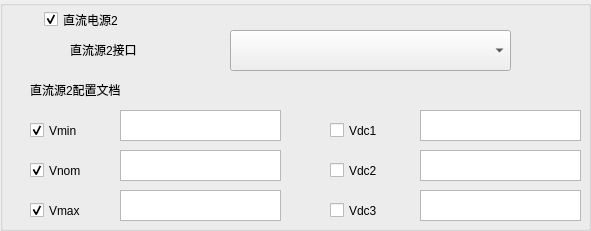
   <widget class="QGroupBox" name="groupBox_8">
    <property name="geometry">
     <rect>
      <x>590</x>
      <y>100</y>
      <width>591</width>
      <height>231</height>
     </rect>
    </property>
    <property name="title">
     <string/>
    </property>
    <widget class="QComboBox" name="comboBox_S1_DC2_PORT">
     <property name="geometry">
      <rect>
       <x>230</x>
       <y>30</y>
       <width>281</width>
       <height>41</height>
      </rect>
     </property>
    </widget>
    <widget class="QLabel" name="label_37">
     <property name="geometry">
      <rect>
       <x>30</x>
       <y>80</y>
       <width>141</width>
       <height>20</height>
      </rect>
     </property>
     <property name="text">
      <string>直流源2配置文档</string>
     </property>
    </widget>
    <widget class="QTextEdit" name="textEdit_S1_DC2_Vmin">
     <property name="geometry">
      <rect>
       <x>120</x>
       <y>110</y>
       <width>161</width>
       <height>31</height>
      </rect>
     </property>
     <property name="html">
      <string>&lt;!DOCTYPE HTML PUBLIC &quot;-//W3C//DTD HTML 4.0//EN&quot; &quot;http://www.w3.org/TR/REC-html40/strict.dtd&quot;&gt;
&lt;html&gt;&lt;head&gt;&lt;meta name=&quot;qrichtext&quot; content=&quot;1&quot; /&gt;&lt;style type=&quot;text/css&quot;&gt;
p, li { white-space: pre-wrap; }
&lt;/style&gt;&lt;/head&gt;&lt;body style=&quot; font-family:'宋体'; font-size:10pt; font-weight:400; font-style:normal;&quot;&gt;
&lt;p style=&quot;-qt-paragraph-type:empty; margin-top:0px; margin-bottom:0px; margin-left:0px; margin-right:0px; -qt-block-indent:0; text-indent:0px; font-family:'SimSun'; font-size:9pt;&quot;&gt;&lt;br /&gt;&lt;/p&gt;&lt;/body&gt;&lt;/html&gt;</string>
     </property>
    </widget>
    <widget class="QLabel" name="label_38">
     <property name="geometry">
      <rect>
       <x>70</x>
       <y>40</y>
       <width>111</width>
       <height>20</height>
      </rect>
     </property>
     <property name="text">
      <string>直流源2接口</string>
     </property>
    </widget>
    <widget class="QCheckBox" name="checkBox_S1_DC2">
     <property name="geometry">
      <rect>
       <x>44</x>
       <y>4</y>
       <width>111</width>
       <height>31</height>
      </rect>
     </property>
     <property name="text">
      <string>直流电源2</string>
     </property>
     <property name="checked">
      <bool>true</bool>
     </property>
    </widget>
    <widget class="QCheckBox" name="checkBox_S1_DC2_Vmin">
     <property name="geometry">
      <rect>
       <x>30</x>
       <y>120</y>
       <width>71</width>
       <height>21</height>
      </rect>
     </property>
     <property name="text">
      <string>Vmin</string>
     </property>
     <property name="checked">
      <bool>true</bool>
     </property>
    </widget>
    <widget class="QCheckBox" name="checkBox_S1_DC2_Vnom">
     <property name="geometry">
      <rect>
       <x>30</x>
       <y>160</y>
       <width>71</width>
       <height>21</height>
      </rect>
     </property>
     <property name="text">
      <string>Vnom</string>
     </property>
     <property name="checked">
      <bool>true</bool>
     </property>
    </widget>
    <widget class="QTextEdit" name="textEdit_S1_DC2_Vnom">
     <property name="geometry">
      <rect>
       <x>120</x>
       <y>150</y>
       <width>161</width>
       <height>31</height>
      </rect>
     </property>
     <property name="html">
      <string>&lt;!DOCTYPE HTML PUBLIC &quot;-//W3C//DTD HTML 4.0//EN&quot; &quot;http://www.w3.org/TR/REC-html40/strict.dtd&quot;&gt;
&lt;html&gt;&lt;head&gt;&lt;meta name=&quot;qrichtext&quot; content=&quot;1&quot; /&gt;&lt;style type=&quot;text/css&quot;&gt;
p, li { white-space: pre-wrap; }
&lt;/style&gt;&lt;/head&gt;&lt;body style=&quot; font-family:'宋体'; font-size:10pt; font-weight:400; font-style:normal;&quot;&gt;
&lt;p style=&quot;-qt-paragraph-type:empty; margin-top:0px; margin-bottom:0px; margin-left:0px; margin-right:0px; -qt-block-indent:0; text-indent:0px; font-family:'SimSun'; font-size:9pt;&quot;&gt;&lt;br /&gt;&lt;/p&gt;&lt;/body&gt;&lt;/html&gt;</string>
     </property>
    </widget>
    <widget class="QCheckBox" name="checkBox_S1_DC2_Vmax">
     <property name="geometry">
      <rect>
       <x>30</x>
       <y>200</y>
       <width>71</width>
       <height>21</height>
      </rect>
     </property>
     <property name="text">
      <string>Vmax</string>
     </property>
     <property name="checked">
      <bool>true</bool>
     </property>
    </widget>
    <widget class="QTextEdit" name="textEdit_S1_DC2_Vmax">
     <property name="geometry">
      <rect>
       <x>120</x>
       <y>190</y>
       <width>161</width>
       <height>31</height>
      </rect>
     </property>
     <property name="html">
      <string>&lt;!DOCTYPE HTML PUBLIC &quot;-//W3C//DTD HTML 4.0//EN&quot; &quot;http://www.w3.org/TR/REC-html40/strict.dtd&quot;&gt;
&lt;html&gt;&lt;head&gt;&lt;meta name=&quot;qrichtext&quot; content=&quot;1&quot; /&gt;&lt;style type=&quot;text/css&quot;&gt;
p, li { white-space: pre-wrap; }
&lt;/style&gt;&lt;/head&gt;&lt;body style=&quot; font-family:'宋体'; font-size:10pt; font-weight:400; font-style:normal;&quot;&gt;
&lt;p style=&quot;-qt-paragraph-type:empty; margin-top:0px; margin-bottom:0px; margin-left:0px; margin-right:0px; -qt-block-indent:0; text-indent:0px; font-family:'SimSun'; font-size:9pt;&quot;&gt;&lt;br /&gt;&lt;/p&gt;&lt;/body&gt;&lt;/html&gt;</string>
     </property>
    </widget>
    <widget class="QTextEdit" name="textEdit_S1_DC2_Vdc1">
     <property name="geometry">
      <rect>
       <x>420</x>
       <y>110</y>
       <width>161</width>
       <height>31</height>
      </rect>
     </property>
     <property name="html">
      <string>&lt;!DOCTYPE HTML PUBLIC &quot;-//W3C//DTD HTML 4.0//EN&quot; &quot;http://www.w3.org/TR/REC-html40/strict.dtd&quot;&gt;
&lt;html&gt;&lt;head&gt;&lt;meta name=&quot;qrichtext&quot; content=&quot;1&quot; /&gt;&lt;style type=&quot;text/css&quot;&gt;
p, li { white-space: pre-wrap; }
&lt;/style&gt;&lt;/head&gt;&lt;body style=&quot; font-family:'宋体'; font-size:10pt; font-weight:400; font-style:normal;&quot;&gt;
&lt;p style=&quot;-qt-paragraph-type:empty; margin-top:0px; margin-bottom:0px; margin-left:0px; margin-right:0px; -qt-block-indent:0; text-indent:0px; font-family:'SimSun'; font-size:9pt;&quot;&gt;&lt;br /&gt;&lt;/p&gt;&lt;/body&gt;&lt;/html&gt;</string>
     </property>
    </widget>
    <widget class="QCheckBox" name="checkBox_S1_DC2_Vdc1">
     <property name="geometry">
      <rect>
       <x>330</x>
       <y>120</y>
       <width>81</width>
       <height>21</height>
      </rect>
     </property>
     <property name="text">
      <string>Vdc1</string>
     </property>
     <property name="checked">
      <bool>false</bool>
     </property>
    </widget>
    <widget class="QCheckBox" name="checkBox_S1_DC2_Vdc3">
     <property name="geometry">
      <rect>
       <x>330</x>
       <y>200</y>
       <width>81</width>
       <height>21</height>
      </rect>
     </property>
     <property name="text">
      <string>Vdc3</string>
     </property>
     <property name="checked">
      <bool>false</bool>
     </property>
    </widget>
    <widget class="QTextEdit" name="textEdit_S1_DC2_Vdc2">
     <property name="geometry">
      <rect>
       <x>420</x>
       <y>150</y>
       <width>161</width>
       <height>31</height>
      </rect>
     </property>
     <property name="html">
      <string>&lt;!DOCTYPE HTML PUBLIC &quot;-//W3C//DTD HTML 4.0//EN&quot; &quot;http://www.w3.org/TR/REC-html40/strict.dtd&quot;&gt;
&lt;html&gt;&lt;head&gt;&lt;meta name=&quot;qrichtext&quot; content=&quot;1&quot; /&gt;&lt;style type=&quot;text/css&quot;&gt;
p, li { white-space: pre-wrap; }
&lt;/style&gt;&lt;/head&gt;&lt;body style=&quot; font-family:'宋体'; font-size:10pt; font-weight:400; font-style:normal;&quot;&gt;
&lt;p style=&quot;-qt-paragraph-type:empty; margin-top:0px; margin-bottom:0px; margin-left:0px; margin-right:0px; -qt-block-indent:0; text-indent:0px; font-family:'SimSun'; font-size:9pt;&quot;&gt;&lt;br /&gt;&lt;/p&gt;&lt;/body&gt;&lt;/html&gt;</string>
     </property>
    </widget>
    <widget class="QTextEdit" name="textEdit_S1_DC2_Vdc3">
     <property name="geometry">
      <rect>
       <x>420</x>
       <y>190</y>
       <width>161</width>
       <height>31</height>
      </rect>
     </property>
     <property name="html">
      <string>&lt;!DOCTYPE HTML PUBLIC &quot;-//W3C//DTD HTML 4.0//EN&quot; &quot;http://www.w3.org/TR/REC-html40/strict.dtd&quot;&gt;
&lt;html&gt;&lt;head&gt;&lt;meta name=&quot;qrichtext&quot; content=&quot;1&quot; /&gt;&lt;style type=&quot;text/css&quot;&gt;
p, li { white-space: pre-wrap; }
&lt;/style&gt;&lt;/head&gt;&lt;body style=&quot; font-family:'宋体'; font-size:10pt; font-weight:400; font-style:normal;&quot;&gt;
&lt;p style=&quot;-qt-paragraph-type:empty; margin-top:0px; margin-bottom:0px; margin-left:0px; margin-right:0px; -qt-block-indent:0; text-indent:0px; font-family:'SimSun'; font-size:9pt;&quot;&gt;&lt;br /&gt;&lt;/p&gt;&lt;/body&gt;&lt;/html&gt;</string>
     </property>
    </widget>
    <widget class="QCheckBox" name="checkBox_S1_DC2_Vdc2">
     <property name="geometry">
      <rect>
       <x>330</x>
       <y>160</y>
       <width>81</width>
       <height>21</height>
      </rect>
     </property>
     <property name="text">
      <string>Vdc2</string>
     </property>
     <property name="checked">
      <bool>false</bool>
     </property>
    </widget>
   </widget>
